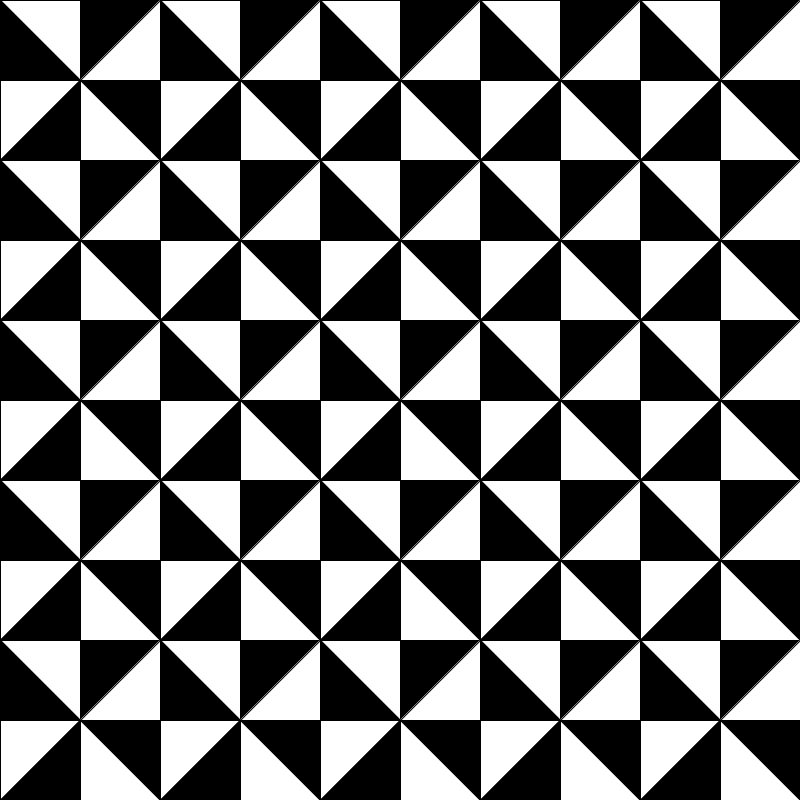
Frame 1 (no input)
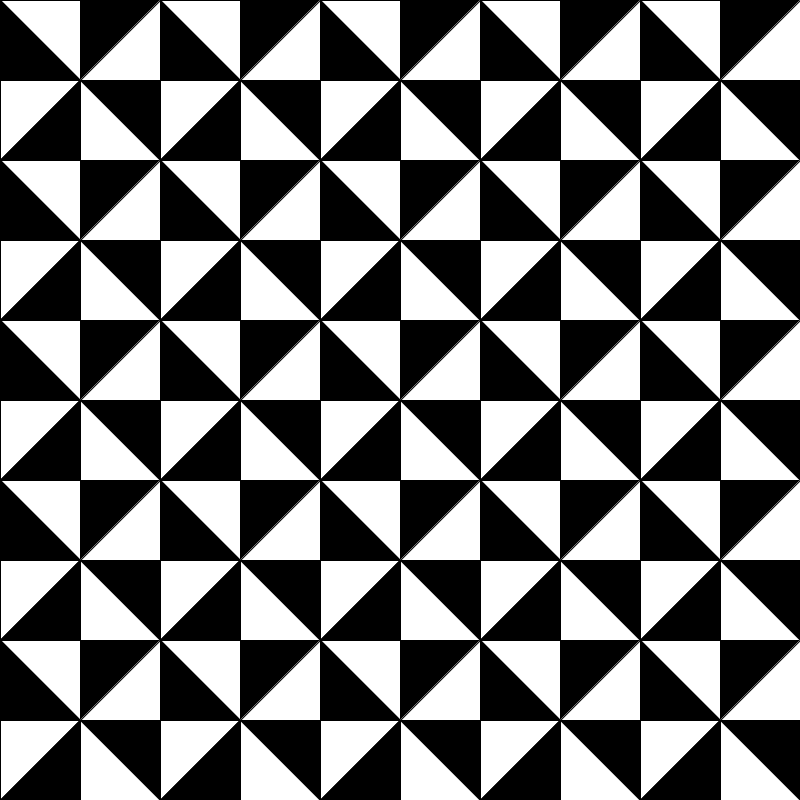
Frame 60 (the mouse pressed at the canvas centre just before this capture)
Frame 120 (the mouse held since frame 60 and released just before this capture): identical to frame 60, image omitted

The Processing sketch that drew these frames (run headless with seeded random() and noise(); from frame 60 on, the mouse is pressed at the canvas centre):

// Processing sketch: tarefa4
// ── tarefa4.pde
int rectsize = 80;
void setup(){
  size(800,800);

}

void draw(){

  for (int x = 0; x < width/rectsize; x++){
    for (int y = 0; y < height/rectsize; y++){
      int option = 0;
      if (y % 2 == 0 ){
        if (x % 2 == 0){
          createTwoColorsRectangle(x * rectsize, y * rectsize, rectsize, 0, 255, 4);
        }
        else{
          createTwoColorsRectangle(x * rectsize, y * rectsize, rectsize, 0, 255, 1);
        }

      }
      else {
        if (x % 2 == 0){
          createTwoColorsRectangle(x * rectsize, y * rectsize, rectsize, 0, 255, 2);
        }
        else{
          createTwoColorsRectangle(x * rectsize, y * rectsize, rectsize, 0, 255, 3);
        }
      }

    }
  }
}

void createTwoColorsRectangle(int x, int y, int size, color one, color two, int option){
  option = 4 - option % 4;

  switch (option){
    case 1:
      fill(one);
      triangle(x,y,x+size,y,x+size,y+size);
      fill(two);
      triangle(x,y,x,y+size,x+size,y+size);
      break;
    case 2:
      fill(two);
      triangle(x,y,x+size,y,x,y+size);
      fill(one);
      triangle(x,y+size,x + size,y,x+size,y+size);
      break;
    case 3:
      fill(one);
      triangle(x,y,x+size,y,x,y+size);
      fill(two);
      triangle(x,y+size,x + size,y,x+size,y+size);
      break;
    case 4:
      fill(two);
      triangle(x,y,x+size,y,x+size,y+size);
      fill(one);
      triangle(x,y,x,y+size,x+size,y+size);
      break;
      }
}
